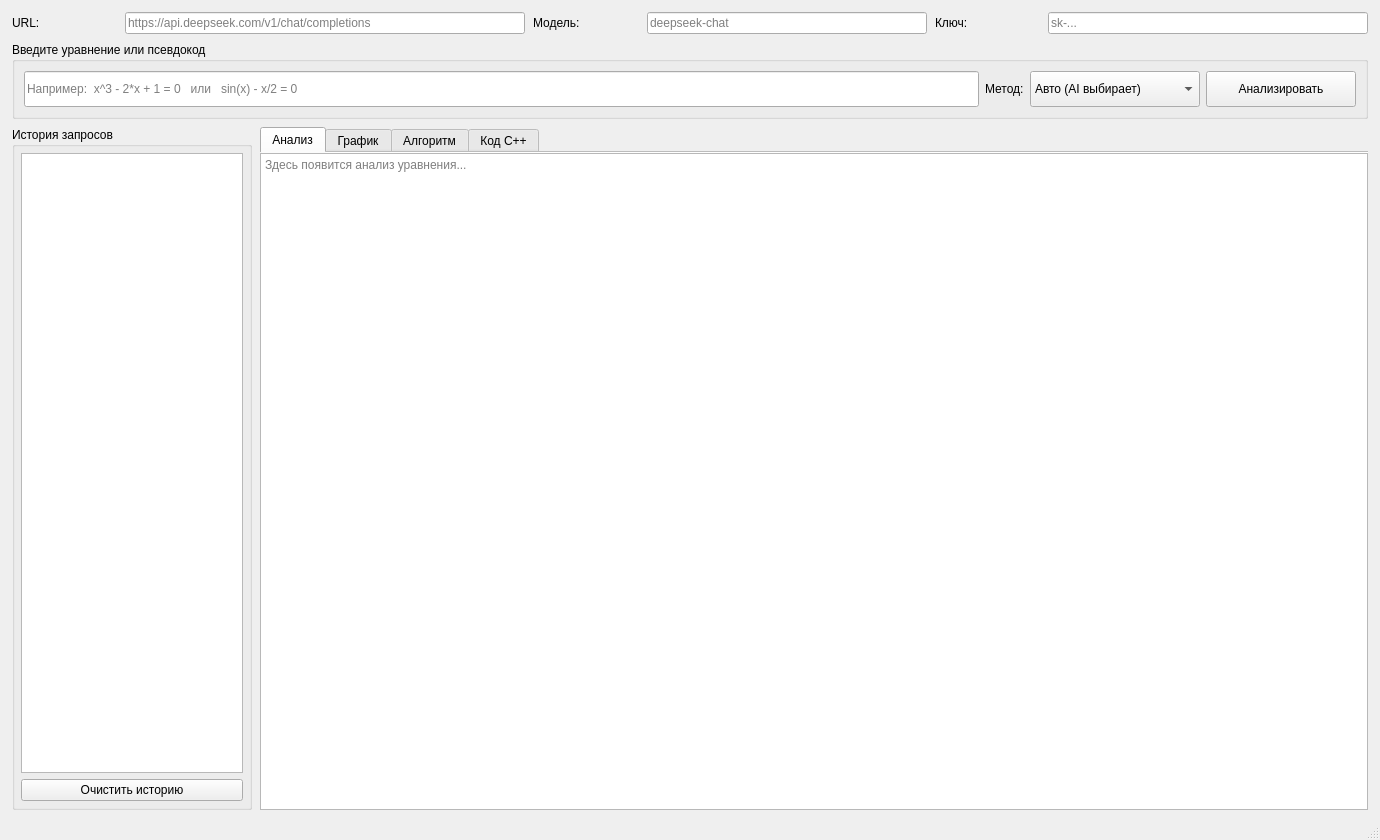
<?xml version="1.0" encoding="UTF-8"?>
<ui version="4.0">
 <class>MainWindow</class>
 <widget class="QMainWindow" name="MainWindow">
  <property name="geometry">
   <rect>
    <x>0</x>
    <y>0</y>
    <width>1380</width>
    <height>840</height>
   </rect>
  </property>
  <property name="windowTitle">
   <string>EquationLearner — Нелинейные уравнения</string>
  </property>
  <widget class="QWidget" name="centralwidget">
   <layout class="QVBoxLayout" name="mainLayout">
    <property name="spacing">
     <number>8</number>
    </property>
    <property name="leftMargin">
     <number>12</number>
    </property>
    <property name="topMargin">
     <number>12</number>
    </property>
    <property name="rightMargin">
     <number>12</number>
    </property>
    <property name="bottomMargin">
     <number>8</number>
    </property>
    <item>
     <layout class="QHBoxLayout" name="keyRow">
      <item>
       <widget class="QLabel" name="urlLabel">
        <property name="text">
         <string>URL:</string>
        </property>
       </widget>
      </item>
      <item>
       <widget class="QLineEdit" name="urlEdit">
        <property name="minimumSize">
         <size><width>260</width><height>0</height></size>
        </property>
        <property name="maximumSize">
         <size><width>400</width><height>16777215</height></size>
        </property>
        <property name="placeholderText">
         <string>https://api.deepseek.com/v1/chat/completions</string>
        </property>
       </widget>
      </item>
      <item>
       <widget class="QLabel" name="modelLabel">
        <property name="text">
         <string>Модель:</string>
        </property>
       </widget>
      </item>
      <item>
       <widget class="QLineEdit" name="modelEdit">
        <property name="minimumSize">
         <size><width>180</width><height>0</height></size>
        </property>
        <property name="maximumSize">
         <size><width>280</width><height>16777215</height></size>
        </property>
        <property name="placeholderText">
         <string>deepseek-chat</string>
        </property>
       </widget>
      </item>
      <item>
       <widget class="QLabel" name="keyLabel">
        <property name="text">
         <string>Ключ:</string>
        </property>
       </widget>
      </item>
      <item>
       <widget class="QLineEdit" name="keyEdit">
        <property name="minimumSize">
         <size><width>200</width><height>0</height></size>
        </property>
        <property name="maximumSize">
         <size><width>320</width><height>16777215</height></size>
        </property>
        <property name="echoMode">
         <enum>QLineEdit::EchoMode::Password</enum>
        </property>
        <property name="placeholderText">
         <string>sk-...</string>
        </property>
       </widget>
      </item>
     </layout>
    </item>
    <item>
     <widget class="QGroupBox" name="inputGroup">
      <property name="title">
       <string>Введите уравнение или псевдокод</string>
      </property>
      <layout class="QHBoxLayout" name="inputRow">
       <item>
        <widget class="QLineEdit" name="inputEdit">
         <property name="minimumSize">
          <size>
           <width>0</width>
           <height>36</height>
          </size>
         </property>
         <property name="placeholderText">
          <string>Например:  x^3 - 2*x + 1 = 0   или   sin(x) - x/2 = 0</string>
         </property>
        </widget>
       </item>
       <item>
        <widget class="QLabel" name="methodLabel">
         <property name="text">
          <string>Метод:</string>
         </property>
        </widget>
       </item>
       <item>
        <widget class="QComboBox" name="methodCombo">
         <property name="minimumSize">
          <size><width>170</width><height>36</height></size>
         </property>
         <property name="maximumSize">
          <size><width>210</width><height>36</height></size>
         </property>
         <item>
          <property name="text"><string>Авто (AI выбирает)</string></property>
         </item>
         <item>
          <property name="text"><string>Метод Ньютона</string></property>
         </item>
         <item>
          <property name="text"><string>Метод бисекции</string></property>
         </item>
         <item>
          <property name="text"><string>Метод секущих</string></property>
         </item>
         <item>
          <property name="text"><string>Простая итерация</string></property>
         </item>
         <item>
          <property name="text"><string>Аналитический</string></property>
         </item>
        </widget>
       </item>
       <item>
        <widget class="QPushButton" name="analyzeBtn">
         <property name="minimumSize">
          <size>
           <width>150</width>
           <height>36</height>
          </size>
         </property>
         <property name="maximumSize">
          <size>
           <width>150</width>
           <height>36</height>
          </size>
         </property>
         <property name="text">
          <string>Анализировать</string>
         </property>
        </widget>
       </item>
      </layout>
     </widget>
    </item>
    <item>
     <layout class="QHBoxLayout" name="contentLayout">
      <property name="spacing">
       <number>8</number>
      </property>
      <item>
       <widget class="QGroupBox" name="historyGroup">
        <property name="title">
         <string>История запросов</string>
        </property>
        <property name="minimumSize">
         <size><width>200</width><height>0</height></size>
        </property>
        <property name="maximumSize">
         <size><width>240</width><height>16777215</height></size>
        </property>
        <layout class="QVBoxLayout" name="historyVLayout">
         <property name="spacing">
          <number>6</number>
         </property>
         <property name="leftMargin">
          <number>6</number>
         </property>
         <property name="topMargin">
          <number>6</number>
         </property>
         <property name="rightMargin">
          <number>6</number>
         </property>
         <property name="bottomMargin">
          <number>6</number>
         </property>
         <item>
          <widget class="QListWidget" name="historyList">
           <property name="alternatingRowColors">
            <bool>false</bool>
           </property>
           <property name="toolTip">
            <string>Нажмите на запрос, чтобы повторить его</string>
           </property>
          </widget>
         </item>
         <item>
          <widget class="QPushButton" name="clearHistoryBtn">
           <property name="text">
            <string>Очистить историю</string>
           </property>
          </widget>
         </item>
        </layout>
       </widget>
      </item>
      <item>
       <widget class="QTabWidget" name="tabs">
        <property name="currentIndex">
         <number>0</number>
        </property>
        <property name="documentMode">
         <bool>true</bool>
        </property>
        <widget class="QWidget" name="analysisTab">
         <attribute name="title">
          <string>Анализ</string>
         </attribute>
         <layout class="QVBoxLayout" name="analysisLayout">
          <property name="spacing">
           <number>0</number>
          </property>
          <property name="leftMargin">
           <number>0</number>
          </property>
          <property name="topMargin">
           <number>0</number>
          </property>
          <property name="rightMargin">
           <number>0</number>
          </property>
          <property name="bottomMargin">
           <number>0</number>
          </property>
          <item>
           <widget class="QTextEdit" name="analysisText">
            <property name="readOnly">
             <bool>true</bool>
            </property>
            <property name="placeholderText">
             <string>Здесь появится анализ уравнения...</string>
            </property>
           </widget>
          </item>
         </layout>
        </widget>
        <widget class="QWidget" name="graphTab">
         <attribute name="title">
          <string>График</string>
         </attribute>
         <layout class="QVBoxLayout" name="graphLayout">
          <property name="spacing">
           <number>0</number>
          </property>
          <property name="leftMargin">
           <number>0</number>
          </property>
          <property name="topMargin">
           <number>0</number>
          </property>
          <property name="rightMargin">
           <number>0</number>
          </property>
          <property name="bottomMargin">
           <number>0</number>
          </property>
         </layout>
        </widget>
        <widget class="QWidget" name="algoTab">
         <attribute name="title">
          <string>Алгоритм</string>
         </attribute>
         <layout class="QVBoxLayout" name="algoLayout">
          <property name="spacing">
           <number>0</number>
          </property>
          <property name="leftMargin">
           <number>0</number>
          </property>
          <property name="topMargin">
           <number>0</number>
          </property>
          <property name="rightMargin">
           <number>0</number>
          </property>
          <property name="bottomMargin">
           <number>0</number>
          </property>
          <item>
           <widget class="QScrollArea" name="scrollArea">
            <property name="widgetResizable">
             <bool>true</bool>
            </property>
           </widget>
          </item>
         </layout>
        </widget>
        <widget class="QWidget" name="codeTab">
         <attribute name="title">
          <string>Код C++</string>
         </attribute>
         <layout class="QVBoxLayout" name="codeLayout">
          <property name="spacing">
           <number>0</number>
          </property>
          <property name="leftMargin">
           <number>0</number>
          </property>
          <property name="topMargin">
           <number>0</number>
          </property>
          <property name="rightMargin">
           <number>0</number>
          </property>
          <property name="bottomMargin">
           <number>0</number>
          </property>
          <item>
           <widget class="QTextEdit" name="codeText">
            <property name="readOnly">
             <bool>true</bool>
            </property>
            <property name="placeholderText">
             <string>Здесь появится сгенерированный код C++...</string>
            </property>
           </widget>
          </item>
         </layout>
        </widget>
       </widget>
      </item>
     </layout>
    </item>
   </layout>
  </widget>
  <widget class="QStatusBar" name="statusbar"/>
 </widget>
 <resources/>
 <connections/>
</ui>
